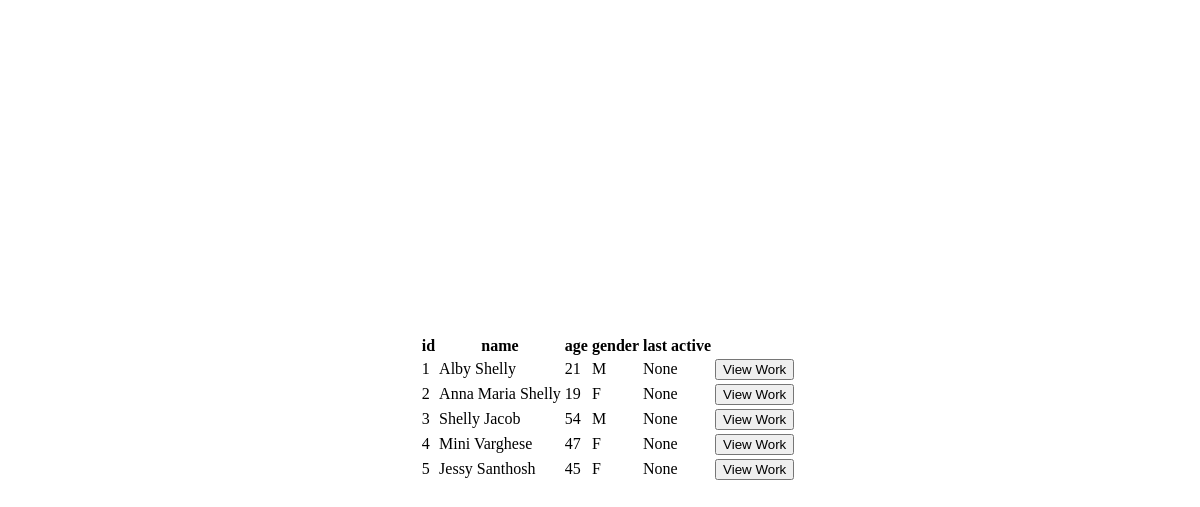
The page /evangelist_list on the database as committed earlier.
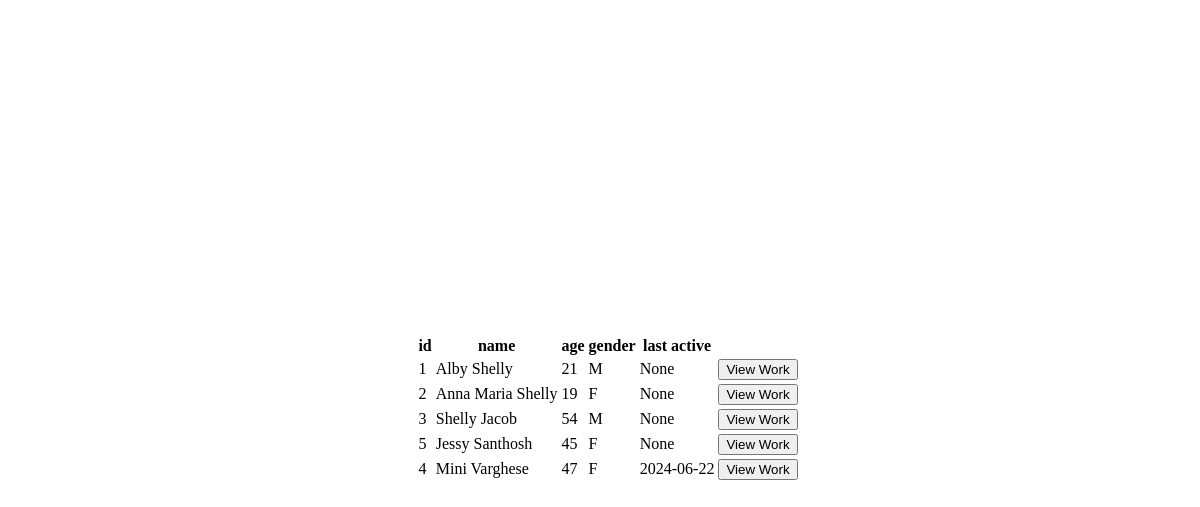
The same page on the database as committed later.
### tables this page shows
CREATE TABLE "evangelists"(
	"id" INTEGER PRIMARY KEY AUTOINCREMENT,
	"name" TEXT NOT NULL,
	"age" INTEGER NOT NULL,
	"gender" TEXT NOT NULL,
	"last_active" DATETIME
);

### app.py (the view)
@app.route("/evangelist_list")
def evangelist_list():
    result = db.execute("SELECT * FROM evangelists ORDER BY last_active")
    return render_template("evangelist_list.html", result=result)

### templates/evangelist_list.html (shortened to what this page needs)
<!DOCTYPE html>
<html lang="en">
<head>
</head>
<body style="width: 100%; height: 100vh; display: flex; align-items: center; justify-content: center;">
    <table>
        <tr>
            <th>id</th>
            <th>name</th>
            <th>age</th>
            <th>gender</th>
            <th>last active</th>
        </tr>
	{% for res in result %}
	<tr>
		<td>{{ res["id"] }}</td>
		<td>{{ res["name"] }}</td>
		<td>{{ res["age"] }}</td>
		<td>{{ res["gender"] }}</td>
		<td>{{ res["last_active"] }}</td>
        <td>
            <form action="/single_evangelist_work" method="get">
                <input type="submit" value="View Work">
            </form>
        </td>
	</tr>
	{% endfor %}
    </table>
</body>
</html>

Rows that differ between the two databases and show on the page:
shown differently, row unchanged: evangelists "Jessy Santhosh": moves up the list
changed evangelists "Mini Varghese": last_active "None" → "2024-06-22"
